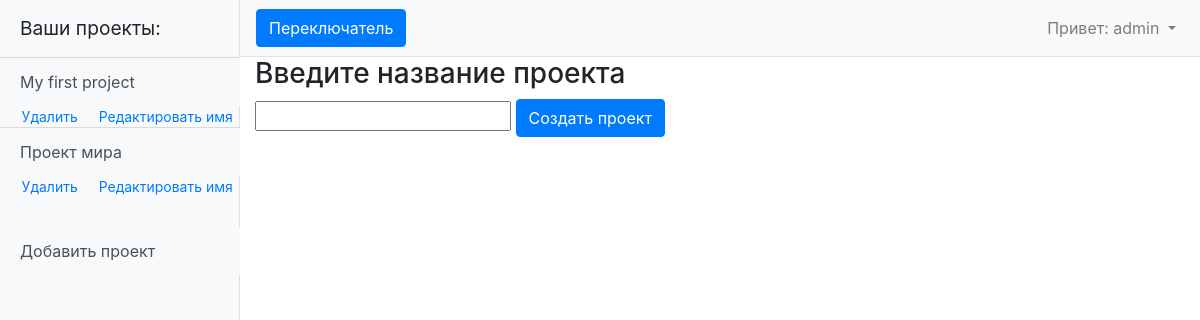
Before: /create_project (signed in) with the older database file.
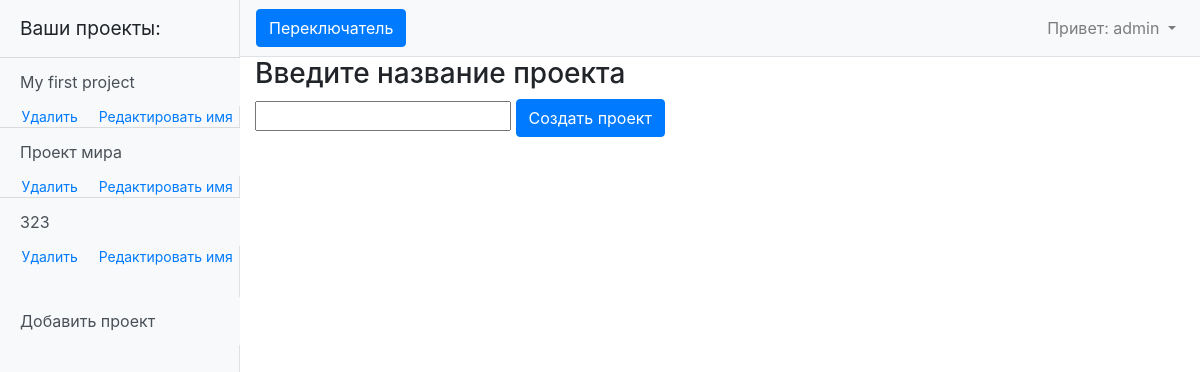
After: the same page with the newer database file.
### myapp/models.py (models this page shows, shortened)
class Data(models.Model):
    month = 'M'
    FIELD = [
        (month, 'ежемесячные данные'),
    ]
    project = models.ForeignKey(Project, on_delete=models.CASCADE)
    project_type = models.CharField(max_length=1, choices=FIELD, default='M')
    data = models.TextField(default='0 0 0 0 0 0 0 0 0 0 0 0')
    begin_heating = models.DateField(default=f'{datetime.now().year - 1}-10-15')
    end_heating = models.DateField(default=f'{datetime.now().year}-04-15')
    coef = models.FloatField(default=1.1)

class Project(models.Model):
    user = models.ForeignKey(User, on_delete=models.CASCADE)
    project_name = models.CharField(max_length=255, unique=True)
    project_date_creation = models.DateTimeField(auto_now_add=True)

### myapp/views.py (the view, shortened to what this page needs)
# urls.py: path('create_project', ProjectCreate.as_view()),
@method_decorator(login_required, name='dispatch')
class ProjectCreate(CreateView):
    template_name = 'create_project.html'
    form_class = CreateProjectForm
    def get_context_data(self, **kwargs):
        context = super().get_context_data(**kwargs)
        context['a_project'] = Data.objects.filter(project__user__username=self.request.user)
        return context

### myapp/forms.py
class CreateProjectForm(ModelForm):
    class Meta:
        model = Project
        fields = ['user', 'project_name']

### templates/create_project.html (shortened to what this page needs)
{% extends 'default.html' %}
{% block content %}
    <h3>Введите название проекта</h3>
    <form method="POST">
        {% if project_name %}
            <input required type="text" name="project_name" value="{{ project_name }}">
            <input class="btn btn-primary" type="submit" value="Изменить имя">
        {% else %}
            <input required type="text" name="project_name">
            <input class="btn btn-primary" type="submit" value="Создать проект">
        {% endif %}
    </form>
{% endblock content%}

### templates/default.html (shortened to what this page needs)
{% load static %}
<!DOCTYPE html>
<html lang="ru">
<head>
    <link href="{% static 'vendor/bootstrap/css/bootstrap.min.css' %}" rel="stylesheet ">
    <link href="{% static 'css/simple-sidebar.css' %}" rel="stylesheet">
    <link href="{% static 'my_style.css' %}" rel="stylesheet">
    <link href="{% static 'style_for_graph' %}" rel="stylesheet">
</head>
<body>
  <div class="d-flex" id="wrapper">
    <div class="bg-light border-right" id="sidebar-wrapper" style="max-width: 240px;">
      <div class="sidebar-heading">Ваши проекты:</div>
      <div class="list-group list-group-flush">
          {% if user.is_authenticated %}
              {% for project in a_project %}
                  <a href="/projects/{{ project.id }}" class="list-group-item list-group-item-action bg-light" style="border-width: 1px 0 0;">{{ project.project.project_name }}</a>
                  <div class="div-del-ed">
                    <a class="" style="margin-left: 0; font-size: 14px" href="/delete/{{ project.project.id }}">Удалить</a>
                    <a class="" style="margin-left: 0; font-size: 14px" href="/create_project/{{ project.project.id }}">Редактировать имя</a>
                  </div>
              {% endfor %}
              <a href="/create_project" class="list-group-item list-group-item-action bg-light" style="margin-top: 30px;">Добавить проект</a>
          {% else %}
              <p class="list-group-item">Здесь будут отображаться ваши проекты </p>
          {% endif %}
      </div>
    </div>
    <div id="page-content-wrapper">
      <nav class="navbar navbar-expand-lg navbar-light bg-light border-bottom">
        <button class="btn btn-primary" id="menu-toggle">Переключатель</button>
        <div class="collapse navbar-collapse" id="navbarSupportedContent">
          <ul class="navbar-nav ml-auto mt-2 mt-lg-0">
            {% if user.is_authenticated %}
              <li class="nav-item dropdown">
                <a class="nav-link dropdown-toggle" href="#" id="navbarDropdown" role="button" data-toggle="dropdown" aria-haspopup="true" aria-expanded="false">
                  <span>Привет: {{ user.username }}</span>
                </a>
              </li>
            {% endif %}
          </ul>
        </div>
      </nav>
      <div class="container-fluid">
        {% block content %}{% endblock content %}
      </div>
    </div>
  </div>
</body>
</html>

Changed rows visible on the page:
added Data: project.project_name "323"
